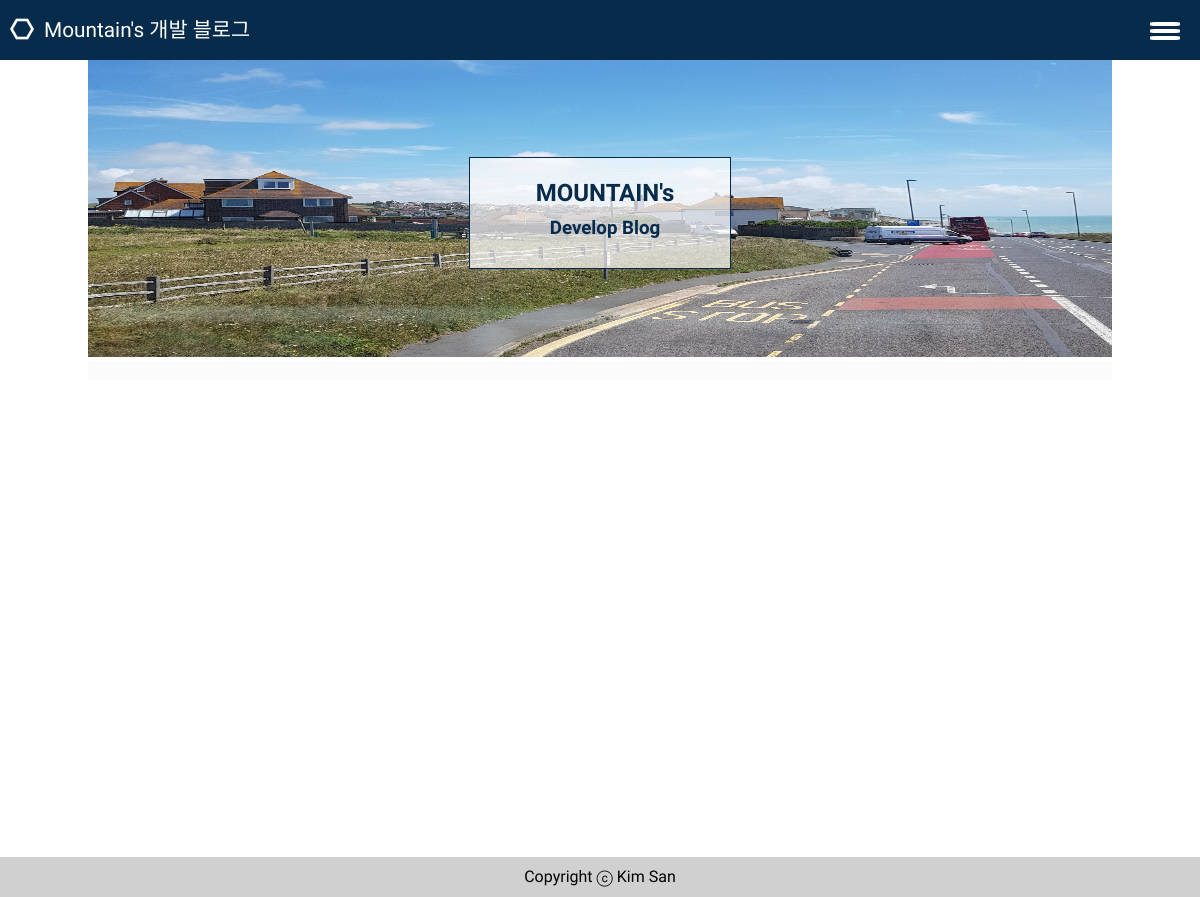
Before: / with the older database file.
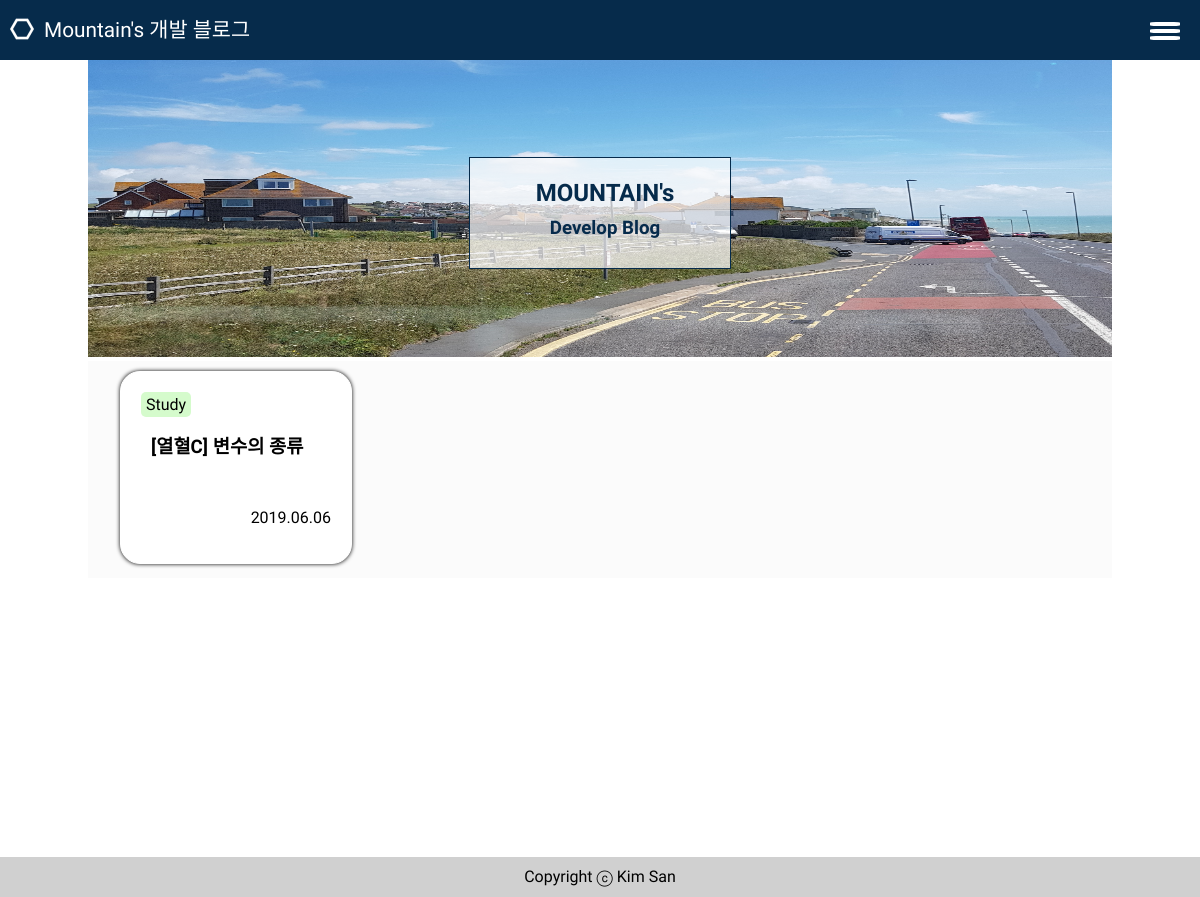
After: the same page with the newer database file.
### home/models.py (models this page shows, shortened)
class Post(models.Model):
    title = models.CharField(max_length=30)
    category = models.CharField(max_length=20, choices=categories, default='Study')
    sub_category = models.CharField(max_length=20, choices=sub_categories, default='IT')
    content = RichTextField()
    created_date = models.DateTimeField(auto_now_add=True)
    updated_date = models.DateTimeField(auto_now=True)
    slug = models.SlugField(allow_unicode=True, unique=True)
    class Meta:
        db_table = 'Posts'
        ordering = ('-created_date',)
    def get_absolute_url(self):
        return reverse('home:post_detail', args=[self.slug])

### home/views.py (the view)
# urls.py: 2. Add a URL to urlpatterns:  path('', views.home, name='home')
def home(request):
    posts = Post.objects.all()
    title = "전체 포스팅"
    page = request.GET.get('page', 1)
    paginator = Paginator(posts, 3)
    post_count = posts.count()
    is_home = True
    try:
        post_list = paginator.page(page)
    except PageNotAnInteger:
        post_list = paginator.page(1)
    except EmptyPage:
        post_list = paginator.page(paginator.num_pages)
    return render(request, "home/home.html", {
        'post_count': post_count,
        "title": title,
        'post_list': post_list,
        'is_home': is_home,
        })

### home/templates/home/home.html (shortened to what this page needs)
{% extends 'home/layout.html' %}
{% block header %}
    {% load static %}
    <link href="{% static 'css/post_list.css' %}" type="text/css" rel="stylesheet">
{% endblock %}
{% block content %}
<div class="wrapper">
    <div id="page_title">
        {% if is_home %}
        <img src="{% static 'images/fixed.jpg' %}" id="main-poster">
        <div id="title">
            <div id="title-box">
                <h2>MOUNTAIN's</h2>
                <h3>Develop Blog</h3>
            </div>
        </div>
        {% else %}
            <div id="list_title_box">
                <h2 id="list_title">{{ title }}</h2>
                <p>{{ sub_category }} | {{ post_count }}개의 포스트</p>
            </div>
        {% endif %}
    </div>
    <div class="content">
        <section>
            <ul class="infinite-container grid-post">
                    {% for post in post_list %}
                        <div class="infinite-item unwraped">
                            <li class="list-raw">
                                <p id="category">{{ post.category }}</p>
                                <a href="{{ post.get_absolute_url }}" id="detail_link">
                                    <h3 id="post-title">{{ post.title }}</h3>
                                </a>
                                <p id="date">{{ post.created_date|date:"Y.m.d" }}</p>
                            </li>
                        </div>
                    {% endfor %}
            </ul>
        </section>
    </div>
</div>
{% endblock %}

### home/templates/home/layout.html (shortened to what this page needs)
<!DOCTYPE html>
{% load static %}
<html lang="en">
<head>
    <link href="{% static 'css/common.css' %}" type="text/css" rel="stylesheet">
    {% block header %}
    {% endblock %}
</head>
<body>
    <header>
        <img src="{% static 'images/header-icon2.png' %}">
            <a href="{% url 'home:main' %}">Mountain's 개발 블로그</a>
            <div id="nav-icon">
                <span></span>
                <span></span>
                <span></span>
            </div>
    </header>
    {% block content %}
    {% endblock %}
    <footer>
        <p>Copyright ⓒ Kim San</p>
    </footer>
</body>
</html>

### home/static/css/common.css (style rules this page uses)
html, body { padding: 0; margin : 0; width : 100%; height: 100%; font-family: 'Stylish', sans-serif; }
.wrapper { height: auto; min-height: 100%; }
header { position: fixed; box-sizing: border-box; height: 60px; width: 100%; padding: 5px; background-color: #062B4B; display: block; top: 0; z-index: 1000; }
header a { float: left; margin: auto; margin-top: 8px; font-size : 1.3em; color: white; position: relative; margin-left: 10px; line-height: 100%; text-align: center; display: block; text-decoration: none; margin-top: 15px; }
header img { float: left; margin-top: 12px; cursor: pointer; margin-left: 5px; }
#nav-icon { float: right; position: relative; height: 35px; width: 60px; margin: auto; margin-top: 10px; cursor: pointer; -webkit-transform: rotate(0deg); -moz-transform: rotate(0deg); -o-transform: rotate(0deg); transform: rotate(0deg); -webkit-transition: 0.5s ease-in-out; -moz-transition: 0.5s ease-in-out; -o-transition: 0.5s ease-in-out; transition: 0.5s ease-in-out; }
#nav-icon span { left: 15px; border-radius : 20%; display: block; position: absolute; height: 4px; width: 30px; background-color: white; opacity: 1; -webkit-transfrom: rotate(0deg); -moz-transform: rotate(0deg); -o-transform: rotate(0deg); transform: rotate(0deg); -webkit-transition: 0.25s ease-in-out; -moz-transition: 0.25s ease-in-out; -o-transition: 0.25s ease-in-out; transition: 0.25s ease-in-out; }
#nav-icon span:nth-child(1) { top: 6.5px; }
#nav-icon span:nth-child(2) { top: 13.5px; }
#nav-icon span:nth-child(3) { top: 20.5px; }
.content { position: relative; margin: 40px 5px 5px 5px; }
section p { position: relative; }
footer { width: 100%; height: 40px; position: relative; background-color: #d0d0d0; text-align: center; }
footer p { margin-top: 0; line-height: 40px; }

### home/static/css/post_list.css (style rules this page uses)
.content { background-color: #FBFBFB; margin: 0 0 0 0; position: relative; }
#page_title { position: relative; clear: both; margin-top: 57px; background-color: white; height: auto; min-height: 100px; width: 100%; font-family: 'Nanum Myeongjo', serif; }
#main-poster { width: 100%; height: 300px; }
#title { position: absolute; width: 100%; height: 100px; top: 100px; display: block; }
#title-box { width: 250px; height: 100%; display:block; margin: 0 auto; background-color: rgba(255, 255, 255, 0.7); padding: 5px; border: 1px solid #062B4B; }
#title-box h2, h3 { margin: auto; text-align: center; line-height: 30px; color: #062B4B; text-indent: 10px; margin-bottom: 7px; width: 90%; margin: 15px auto 0; -webkit-user-select: none; -moz-user-select: none; -ms-user-select: none; user-select: none; }
#title-box h3 { margin-top: 5px; }
.grid-post { margin-top: 5px; list-style-type: none; padding: 0; display: block; }
.infinite-item li { list-style-type: none; position: relative; width: 190px; margin: 10px auto; height: auto; background-color: white; padding: 20px !important; border-radius: 20px; box-shadow: 0px 0px 4px; border: 1px solid white; }
.infinite-item { transition: 0.5s ease-in-out; height: auto; }
a#detail_link { width: 100%; height: 100%; color: black; text-decoration: none; }
p#category { text-align: left; margin: 0; background-color: #CCD5FB; border-radius: 5px; display: inline-block; padding: 3px 5px; }
#post-title { display: -webkit-box; display: -ms-flexbox; display: box; vertical-align: top; overflow: hidden; text-overflow: ellipsis; width: 200px; line-height: 30px; height: 60px; word-wrap: break-word; -webkit-line-clamp: 2; -webkit-box-orient: vertical; text-align: left; color: black; }
#date { text-align: right; }
@media only screen and (min-width: 768px) { .infinite-item { display: inline-block; float: left; margin: 10px 0; } }
@media only screen and (min-width: 768px) { .infinite-item li { display: block; margin: auto; } }
@media only screen and (min-width: 768px) { .grid-post { display: inline-block; height: auto; width: 100%; margin: auto; } }
@media only screen and (min-width: 1024px) { .wrapper { display: block; margin: auto; width: 1024px; } }
@media only screen and (min-width: 1024px) { .infinite-item:nth-child(3n+1) { margin-left: 124px; } }

Changed rows visible on the page:
added Post: category "Study", title "[열혈C] 변수의 종류", created_date "2019.06.06"
